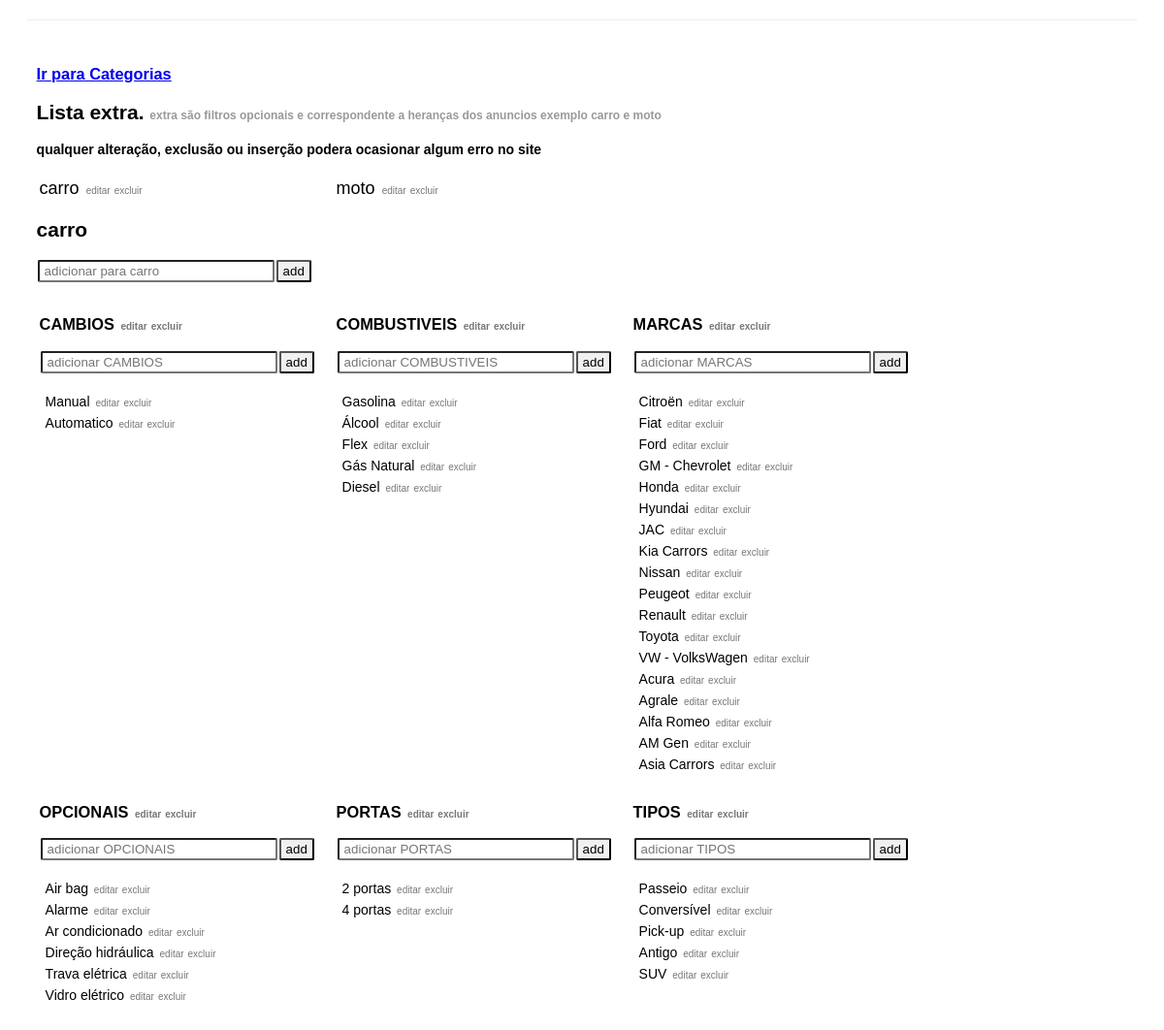
The app's page /view/admin/extra.php?extra=carro with its own data.
### tables this page shows
CREATE TABLE IF NOT EXISTS `categoria_extra` (
  `id` int(11) NOT NULL AUTO_INCREMENT,
  `tipo` varchar(20) NOT NULL,
  `tipo_referencia` varchar(50) NOT NULL,
  `nome` varchar(200) NOT NULL,
  PRIMARY KEY (`id`)
);

### model/dataBase/bancoDeDados.php (called while the page is built, shortened)
<?php
class BancoDeDados
{
	private $conexao;
	public function __construct()
	{
		$this->conexao = new mysqli(self::SERVIDOR,self::USUARIO,self::SENHA,self::BANCO);
	}
	public function executaQuery($sql)
	{
		$query = $this->conexao->query($sql);
		return $query;
	}
}
?>

### view/admin/extra.php (the view, shortened to what this page needs)
<?php
include '../../model/dataBase/bancoDeDados.php';
$banco = new BancoDeDados;
$query1 = $banco->executaQuery("SELECT tipo FROM categoria_extra WHERE tipo_referencia = '' AND nome = '' ORDER BY tipo");
$listaExtra = $findExtra = null;
while($linhas1 = $query1->fetch_array())
$listaExtra.= "<div value='{$linhas1['tipo']}'><a href='?extra={$linhas1['tipo']}'>{$linhas1['tipo']}</a> <span id='editar'>editar</span><span id='excluir' >excluir</span></div>";
$extra = @$_GET['extra'];
if($extra){
	$findExtra.= "<p value='{$extra}'><input type='text' placeholder='adicionar para {$extra}' ><button>add</button></p>";
	$query2 = $banco->executaQuery("SELECT tipo_referencia  FROM categoria_extra WHERE tipo = '{$extra}' AND tipo_referencia != '' AND nome = '' ORDER BY tipo_referencia");
	while($linhas2 = $query2->fetch_array()){
		$findExtra.= "<div>";
		$findExtra.= "<h3 value='{$linhas2['tipo_referencia']}'><a>{$linhas2['tipo_referencia']}</a> <span id='editar'>editar</span><span id='excluir' >excluir</span></h3>";
		$findExtra.= "<p value='{$linhas2['tipo_referencia']}'><input type='text' placeholder='adicionar {$linhas2['tipo_referencia']}' ><button>add</button></p>";
		$findExtra.= "<div id='c-l'>";
		$query3 = $banco->executaQuery("SELECT id,nome FROM categoria_extra WHERE tipo = '{$extra}' AND tipo_referencia = '{$linhas2['tipo_referencia']}' AND nome != '' ORDER BY tipo_referencia");
		while($linhas3 = $query3->fetch_array())
			$findExtra.= "<div value='{$linhas3['id']}'><a>{$linhas3['nome']}</a> <span id='editar'>editar</span><span id='excluir' >excluir</span></div>";
		$findExtra.= "</div>";
		$findExtra.= "</div>";
	}
}
?>
<!doctype html>
<html lang='pt-br'>
    <head>
        <link type="text/css" rel='stylesheet' href='../../assets/css/extra.css'>
    </head>
    <body>
        <div id='todo-conteudo'>
			<h3><a href='categorias.php'>Ir para Categorias</a></h3>
			<h2>Lista extra. <small>extra são filtros opcionais e correspondente a heranças dos anuncios exemplo carro e moto </small></h2>
			<h4>qualquer alteração, exclusão ou inserção podera ocasionar algum erro no site</h2>
			<div id='lista-extra' >
				<div id='conteudo'>
					<?=$listaExtra;?>
				</div>
			<?php
			if($extra and $listaExtra){
				echo "<div id='conteudo-find'>
						<h2>{$extra}</h2>
						{$findExtra}
					</div>";
			}
			?>
			</div>
		</div>
    </body>
</html>

### assets/css/extra.css (style rules this page uses)
body { font-size:12px; font-family:arial; }
#todo-conteudo { width:95%; margin:20px auto; padding:30px 10px; border-top:1px solid rgba(0,0,0,0.07); border-bottom:1px solid rgba(0,0,0,0.08); position:relative; font-size:14px; }
#todo-conteudo h2 small { font-size:12px; color:#999; }
div[id^=lista] input { padding:2px 5px; margin:1px; border-radius:2px; width:230px }
div[id^=lista] button { cursor:pointer; background:#f0f0f0; padding:2px 5px; margin:1px; border-radius:2px; }
#conteudo { font-size:18px }
div[id^=conteudo] div { width:300px; display:inline-block; vertical-align:top; margin:3px; }
div[id^=lista] div a { text-decoration:none; color:#000; }
div[id^=lista] div span { cursor:pointer; font-size:10px; margin:2px; color:#777; }
#c-l { max-height:400px; overflow-y:auto; }
#c-l div { width:290px }

### records on screen
categoria_extra: $linhas3['id'] 4 (drawn), nome "Manual"
categoria_extra: $linhas3['id'] 5 (drawn), nome "Automatico"
categoria_extra: $linhas3['id'] 8 (drawn), nome "Gasolina"
categoria_extra: $linhas3['id'] 9 (drawn), nome "Álcool"
categoria_extra: $linhas3['id'] 10 (drawn), nome "Flex"
categoria_extra: $linhas3['id'] 11 (drawn), nome "Gás Natural"
categoria_extra: $linhas3['id'] 12 (drawn), nome "Diesel"
categoria_extra: $linhas3['id'] 27 (drawn), nome "Citroën"
categoria_extra: $linhas3['id'] 28 (drawn), nome "Fiat"
categoria_extra: $linhas3['id'] 29 (drawn), nome "Ford"
categoria_extra: $linhas3['id'] 30 (drawn), nome "GM - Chevrolet"
categoria_extra: $linhas3['id'] 31 (drawn), nome "Honda"
categoria_extra: $linhas3['id'] 32 (drawn), nome "Hyundai"
categoria_extra: $linhas3['id'] 33 (drawn), nome "JAC"
categoria_extra: $linhas3['id'] 34 (drawn), nome "Kia Carrors"
categoria_extra: $linhas3['id'] 35 (drawn), nome "Nissan"
categoria_extra: $linhas3['id'] 36 (drawn), nome "Peugeot"
categoria_extra: $linhas3['id'] 37 (drawn), nome "Renault"
categoria_extra: $linhas3['id'] 38 (drawn), nome "Toyota"
categoria_extra: $linhas3['id'] 39 (drawn), nome "VW - VolksWagen"
categoria_extra: $linhas3['id'] 40 (drawn), nome "Acura"
categoria_extra: $linhas3['id'] 41 (drawn), nome "Agrale"
categoria_extra: $linhas3['id'] 42 (drawn), nome "Alfa Romeo"
categoria_extra: $linhas3['id'] 43 (drawn), nome "AM Gen"
categoria_extra: $linhas3['id'] 44 (drawn), nome "Asia Carrors"
categoria_extra: $linhas3['id'] 20 (drawn), nome "Air bag"
categoria_extra: $linhas3['id'] 21 (drawn), nome "Alarme"
categoria_extra: $linhas3['id'] 22 (drawn), nome "Ar condicionado"
categoria_extra: $linhas3['id'] 23 (drawn), nome "Direção hidráulica"
categoria_extra: $linhas3['id'] 24 (drawn), nome "Trava elétrica"
categoria_extra: $linhas3['id'] 25 (drawn), nome "Vidro elétrico"
categoria_extra: $linhas3['id'] 225 (drawn), nome "2 portas"
categoria_extra: $linhas3['id'] 226 (drawn), nome "4 portas"
categoria_extra: $linhas3['id'] 14 (drawn), nome "Passeio"
categoria_extra: $linhas3['id'] 15 (drawn), nome "Conversível"
categoria_extra: $linhas3['id'] 16 (drawn), nome "Pick-up"
categoria_extra: $linhas3['id'] 17 (drawn), nome "Antigo"
categoria_extra: $linhas3['id'] 18 (drawn), nome "SUV"

### other values on screen
$linhas1['tipo'] "carro"
$linhas1['tipo'] "moto"
$extra "carro"
$linhas2['tipo_referencia'] "CAMBIOS"
$linhas2['tipo_referencia'] "COMBUSTIVEIS"
$linhas2['tipo_referencia'] "MARCAS"
$linhas2['tipo_referencia'] "OPCIONAIS"
$linhas2['tipo_referencia'] "PORTAS"
$linhas2['tipo_referencia'] "TIPOS"
